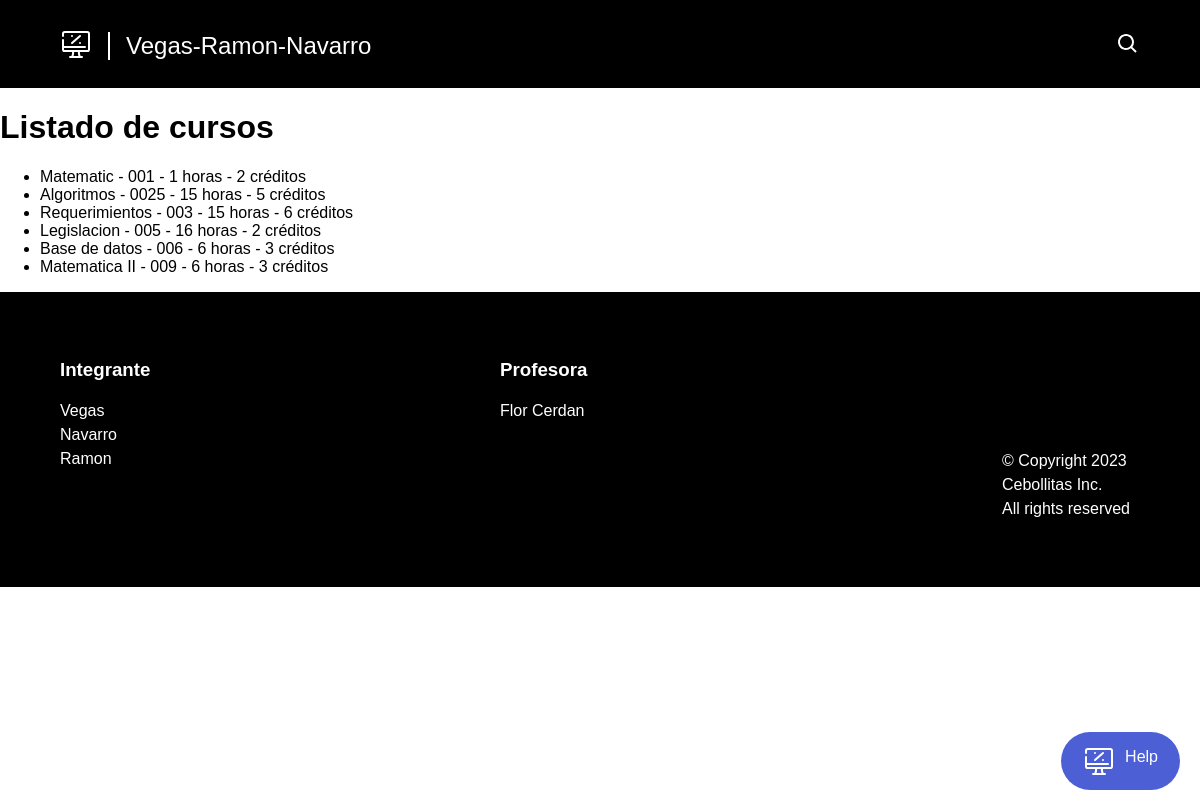
Screenshot of /cursos/ with the database file from the repository.
### miapp/models.py (models this page shows)
class Course(models.Model):
    idcourse = models.AutoField(primary_key=True)
    code = models.CharField(max_length=10, unique=True)
    name = models.CharField(max_length=100)
    hour = models.IntegerField()
    credits = models.IntegerField()
    state = models.BooleanField()

### miapp/views.py (the view)
# urls.py: path('cursos/', views.cursos, name = "cursos"),
def cursos(request):
    courses = Course.objects.all()
    return render(request, 'cursos.html', {'courses': courses})

### miapp/templates/cursos.html
{% extends 'layout.html' %}
{% block content %}
<h1>Listado de cursos</h1>
    <ul>
        {% for course in courses %}
            <li>{{ course.name }} - {{ course.code }} - {{ course.hour }} horas - {{ course.credits }} créditos</li>
        {% endfor %}
    </ul>
{% endblock %}

### miapp/templates/layout.html (shortened to what this page needs)
<!DOCTYPE html>
<html lang="en">
<head>
    <link href="https://fonts.cdnfonts.com/css/gt-america-trial" rel="stylesheet">
    {% load static %}
    <link rel="stylesheet" href="{% static '/css/styles.css' %}">
</head>
<body>
    <header class="topbar">
        <div class="topbar-inner">
            <a class="topbar-inner__helpcenter" href="#">Vegas-Ramon-Navarro</a>
            <a class="topbar-inner__search" href="#">
            </a>
        </div>
    </header>
    <main>
        {% block content %}
        {% endblock %}
    </main>
    <footer class="footer">
        <div class="footer-inner">
            <div class="footer__column">
                <h3>Integrante</h3>
                <a href="#">Vegas</a>
                <a href="#">Navarro</a>
                <a href="#">Ramon</a>
            </div>
            <div class="footer__column">
                <h3>Profesora</h3>
                <a href="#">Flor Cerdan</a>
            </div>
            <div class="footer__column footer__column-copyright">
                <p>© Copyright 2023</p>
                <p>Cebollitas Inc.</p>
                <p>All rights reserved</p>
            </div>
        </div>
        <a class="help-button">
            <span class="help-button__text" data-testid="launcher-label">Help</span>
        </a>
    </footer>
</body>
</html>

### miapp/static/css/styles.css (style rules this page uses)
* { box-sizing: border-box; }
html { font-size: 16px; }
body { font-family: "GT America Trial", sans-serif; margin: 0; display: flex; flex-direction: column; }
.topbar { background-color: black; padding: 0 30px; height: 5.5rem; display: flex; align-items: center; }
@media (max-width: 1200px) { .topbar { padding: 0px 0px; } }
.topbar-inner { color: white; font-size: 1.5rem; width: 90%; margin: 0 auto; display: flex; align-items: center; gap: 1rem; }
.topbar-inner a { text-decoration: none; color: white; }
.topbar-inner__logo { height: 2rem; transition: all 0.3s ease; }
.topbar-inner__helpcenter { padding-left: 1rem; text-align: center; position: relative; top: 0.1em; border-left: 2px solid white; transition: all 0.3s ease; }
.topbar-inner__search, .topbar-inner__menu { display: none; }
@media (max-width: 1200px) { .topbar-inner__search, .topbar-inner__menu { display: flex !important; } }
@media (max-width: 1200px) { .topbar-inner__search { margin-left: auto; } }
.footer { padding: 3rem 0 1rem 0; background-color: #000000; }
.footer h3, .footer h4, .footer a, .footer p { color: white; text-decoration: none; }
.footer a, .footer p { line-height: 1.5rem; }
.footer .footer-inner { margin: 0 auto; padding-right: 200px; padding-bottom: 6.25rem; width: 90%; display: grid; grid-template-columns: repeat(auto-fit, minmax(155px, 1fr)); position: relative; }
.footer__column { display: flex; flex-direction: column; }
.footer__column-copyright { position: absolute; margin-top: auto; bottom: 50px; right: 10px; }
.footer__column-copyright p { margin: 0; }
.help-button { display: inline-block; background-color: #4C5FD5; position: fixed; width: min-content; padding: 0.8125rem 1.375rem; border-radius: 100px; color: white; bottom: 10px; right: 20px; display: flex; gap: 0.625rem; }
.help-button__text { display: inline-block; }

### rows the page displays
Course: name "Matematic", code "001", hour "1", credits "2"
Course: name "Algoritmos", code "0025", hour "15", credits "5"
Course: name "Requerimientos", code "003", hour "15", credits "6"
Course: name "Legislacion", code "005", hour "16", credits "2"
Course: name "Base de datos", code "006", hour "6", credits "3"
Course: name "Matematica II", code "009", hour "6", credits "3"
